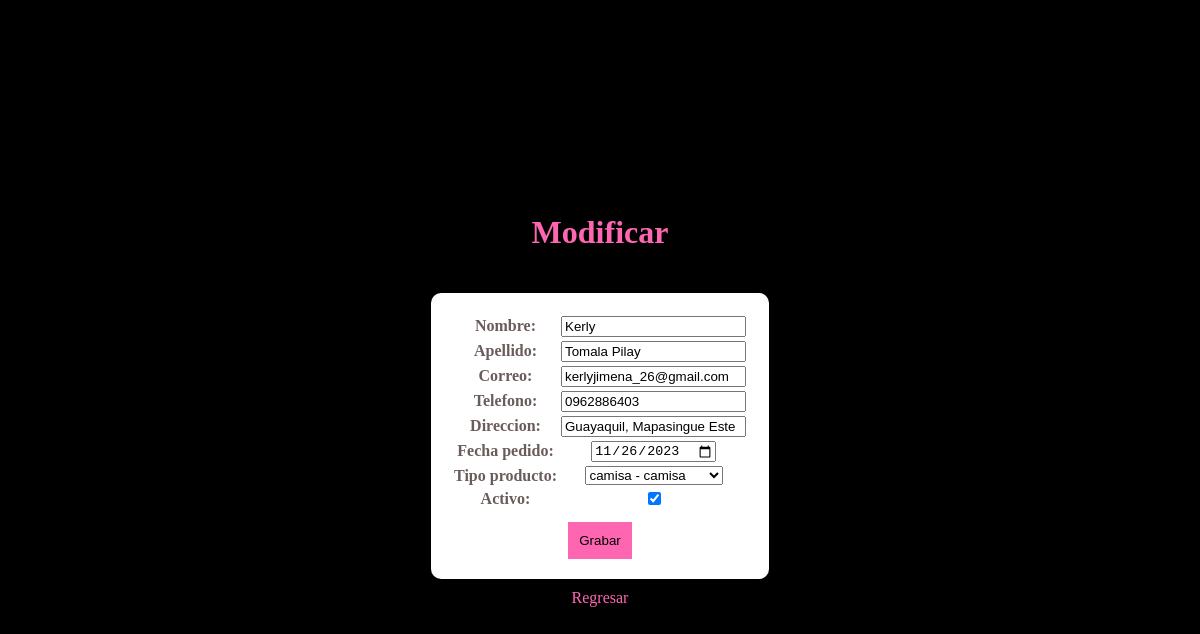
Page /modificar/11/ on the committed database.
### clientes/models.py (models this page shows, shortened)
class Cliente(models.Model):
    nombre = models.CharField(max_length=100)
    apellido = models.CharField(max_length=20)
    correo = models.EmailField()
    telefono = models.CharField(max_length=15, blank=True, null=True)
    direccion = models.CharField(max_length=255, blank=True, null=True)
    fecha_pedido = models.DateField(blank=True, null=True)
    tipo_producto = models.ForeignKey(Producto, on_delete=models.SET_NULL, null=True, related_name='clientes')
    numero_de_pedido = models.ForeignKey('Pedido', on_delete=models.SET_NULL, blank=True, null=True,
                                         related_name='pedidos')
    activo = models.BooleanField(default=True)

class Producto(models.Model):
    TIPO_PRODUCTO_CHOICES = [
        ('Elije', 'Elije'),
        ('camisa', 'Camisa'),
        ('pantalon', 'Pantalón'),
        ('vestido', 'Vestido')
    ]
    id = models.AutoField(primary_key=True)
    tipo_producto = models.CharField(max_length=20, choices=TIPO_PRODUCTO_CHOICES, default='Elije')
    descripcion = models.TextField()
    precio = models.DecimalField(max_digits=10, decimal_places=2)
    existencias = models.PositiveIntegerField()
    fecha_creacion = models.DateTimeField(auto_now_add=True)
    def __str__(self):
        return f'{self.tipo_producto} - {self.descripcion}'

### clientes/views.py (the view)
# urls.py: path('modificar/<int:id>/', modificar, name='modificar'),
def modificar(request, id):
    pagina = loader.get_template('clientes/modificar.html')
    cliente = get_object_or_404(Cliente, pk=id)
    if request.method == 'GET':
        formulario = ClienteFormulario(instance=cliente)
    elif request.method == 'POST':
        formulario = ClienteFormulario(request.POST, instance=cliente)
        if formulario.is_valid():
            formulario.save()
            return redirect('inicio')
    datos = {'formulario': formulario}
    return HttpResponse(pagina.render(datos, request))

### clientes/forms.py
class ClienteFormulario(ModelForm):
    tipo_producto = forms.ModelChoiceField(queryset=Producto.objects.all(), empty_label=None)
    class Meta:
        model = Cliente
        fields = ['nombre', 'apellido', 'correo', 'telefono', 'direccion', 'fecha_pedido', 'tipo_producto',
                  'activo']
        widgets = {'email': EmailInput(attrs={'type': 'email'}),
                   'fecha_pedido': DateInput(attrs={'type': 'date'})}

### clientes/templates/clientes/modificar.html (shortened to what this page needs)
<!DOCTYPE html>
<html lang="en">
<head>
</head>
<body>
    <h1>Modificar</h1>
    <form method="POST">
        <table>{{formulario}}</table>
        <input type="submit" value="Grabar">
    </form>
    <a href="{% url 'inicio' %}">Regresar</a>
</body>
</html>

### clientes/templates/clientes/modificar.html (style rules this page uses)
body { background-color: #000; color: #6b5c5c; font-family: 'Cambria', cursive; display: flex; flex-direction: column; justify-content: center; align-items: center; height: 100vh; margin: 0; }
h1 { color: #ff66b2; }
form { background-color: #fff; padding: 20px; border-radius: 10px; margin-top: 20px; text-align: center; }
input[type="submit"] { background-color: #ff66b2; color: #000; border: 1px solid #ff66b2; padding: 10px; cursor: pointer; margin-top: 10px; }
a { color: #ff66b2; text-decoration: none; margin-top: 10px; }

### rows in the picture
Cliente: nombre "Kerly", apellido "Tomala Pilay", correo "kerlyjimena_26@gmail.com", telefono "0962886403", direccion "Guayaquil, Mapasingue Este", fecha_pedido "11/26/2023", activo "☑"
Producto: tipo_producto "camisa - camisa"
